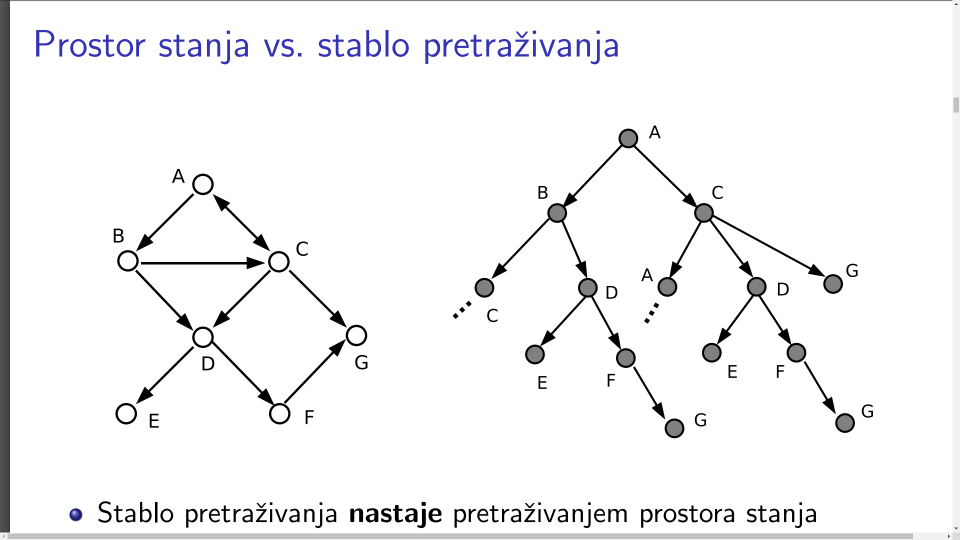
#> input picture stablo.png, 1920 x 1080 px (shown at 1/2 size); the run also reads 1 picture not shown here
$ jupyter execute --allow-errors 'Esej 1..ipynb'
#> lines starting #> are read from the running program, lines starting #| are printed output that depends on the picture
   # <font color='steelblue' size=6px> BFS, DFS i njihova primjena za rješavanje labirinta </font>

<br>

**Kratki uvod:** Ideja ovog eseja je proučiti BFS i DFS algoritme pretraživanja prostora stanja. Pogledat ćemo  njihovu implementaciju, primjer izvođenja na grafu te konkretnu primjenu na problemu rješavanja labirinta.
<br>

**Sadržaj:**
* 1.[Uvod - Općenito o grafovima](#uvod)
* 2.[Pretraživanje prostora stanja](#pps)
    * 2.1 [BFS](#bfs)
    * 2.2 [DFS](#dfs)
* 3.[Primjena BFS i DFS](#labirint)
* 4.[Zaključak](#zakljucak)
* 5.[Literatura](#lit)

## <font color='steelblue' size=5px> 1. Uvod - Općenito o grafovima <a name="uvod"></a> </font>

**Def:** <i>**Jednostavan graf G** sastoji se od nepraznog konačnog skupa skupa V čije
elemente zovemo **vrhovi** i konačnog skupa E različitih parova elemenata V koje
zovemo **bridovi**.</i>

Smatramo da je graf zadan ako su zadani njegovi skupovi vrhova i bridova. Označavamo ga s **G(V,E)**.

**Oznake:**
* U teoremima i definicijama vrhove obično označavamo malim slovima  *u,v*, a bridove slovima *e,f*.
* Brid između vrhova *u* i *v* označavamo sa *e={u,v}* ili *e=uv*.
* U grafovima vrhove označavamo velikim tiskanim slovima A,B,C, ...
<br><br>

**Def:** <i>Za vrhove u i v kažemo da su ***susjedni*** ako postoji brid *e=uv* u tom grafu koji
ih spaja. Za bridove e i f kažemo da su susjedni ako postoji vrh u u tom grafu koji je njima
zajednički.</i>
<br><br>

[cell 1]
import networkx as nx
import pandas as pd
import numpy as np
from collections import deque

import matplotlib.pyplot as plt
from matplotlib.patches import Rectangle
from matplotlib.collections import PatchCollection
plt.rcParams['figure.max_open_warning'] = 200

import copy

[cell 2]
df = pd.DataFrame({'source': ['A', 'B','B','D','F','F','D','I'],
                   'target': ['B','C','D','F','G','H','I','F']})
g1 = nx.Graph()
g1 = nx.from_pandas_edgelist(df)
nx.draw(g1, with_labels=True, node_color="lightgreen", node_shape='o', node_size=600)
plt.show()
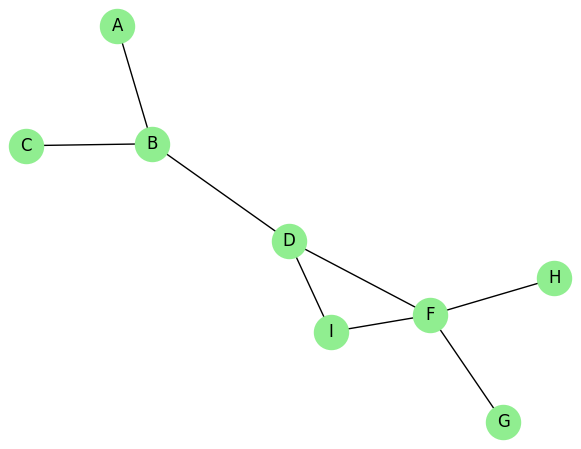
#> figure drawn by matplotlib, 1 panel

        Primjer 1.1: Povezani graf

**Def:** <i>**Put u grafu G** je konačan slijed bridova v1v2,v2v3,…,vn-1vn u kojem su svaka
dva brida susjedna i svi su vrhovi različiti, osim eventualno početni i krajnji. Put možemo
označavati i kao v1 → v2 → v3 → ... → vn.</i>

**Def:** <i>Za graf G kažemo da je **povezan** ako i samo ako postoji put između
svaka dva vrha.</i>
<br><br>

Na primjeru 1.1. vidimo povezani grafa, a u donjem primjeru ćemo vidjeti nepovezanog.

[cell 3]
g1.remove_node('D')
g1.nodes() #ispisuje nam sve vrhove u grafu

[cell 4]
nx.draw_shell(g1, with_labels=True, node_color="skyblue", node_shape='s', node_size=600)
plt.show()
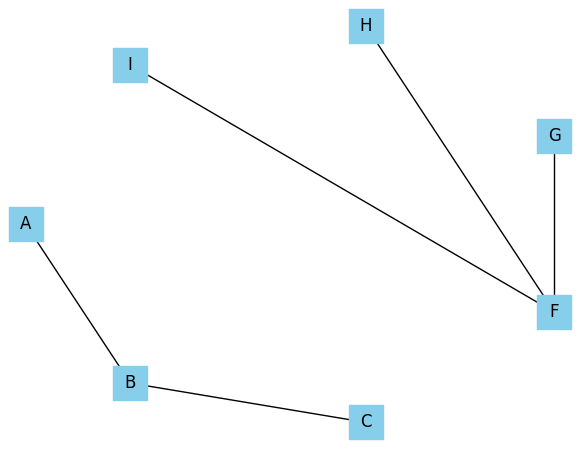
#> figure drawn by matplotlib, 1 panel

      Primjer 1.2: Nepovezani graf

**Def:** *Kažemo da je graf **potpuno povezan** ako su svaka dva vrha u grafu povezana točno jednim bridom.*

[cell 5]
g2=nx.Graph()
nodes2=np.array(['A','B','C','D','E','F','G','H'])
n=nodes2.size
for i in range(0,n,1):
    g2.add_node(nodes2[i])

g2=nx.complete_graph(g2.nodes())

nx.draw(g2, with_labels=True, node_size=600, node_shape='o', node_color="plum")
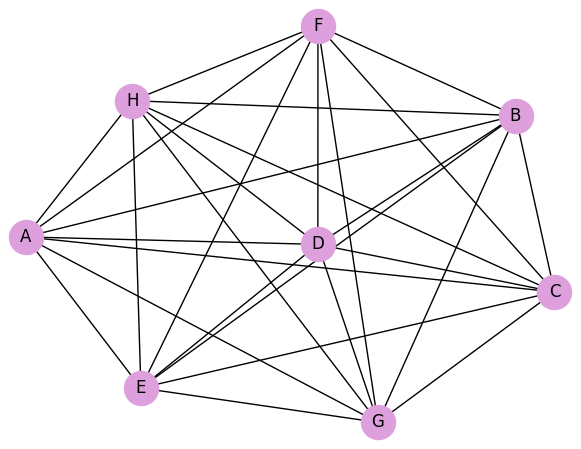
#> figure drawn by matplotlib, 1 panel

        Primjer 1.3: Potpuno povezani graf

**Def:** <i>**Usmjereni graf** ili **digraf** je graf koji ima usmjerene bridove odnosno svakom bridu je pridružen njegov **početni** i **završni** vrh.</i>

[cell 6]
g3=nx.DiGraph()
g3.add_edge('A','B')
g3.add_edge('A','C')
g3.add_edge('D','A')
g3.add_edge('D','E')
g3.add_edge('D','F')
nx.draw_shell(g3, with_labels=True, node_size=600, node_shape='o', node_color="yellow")
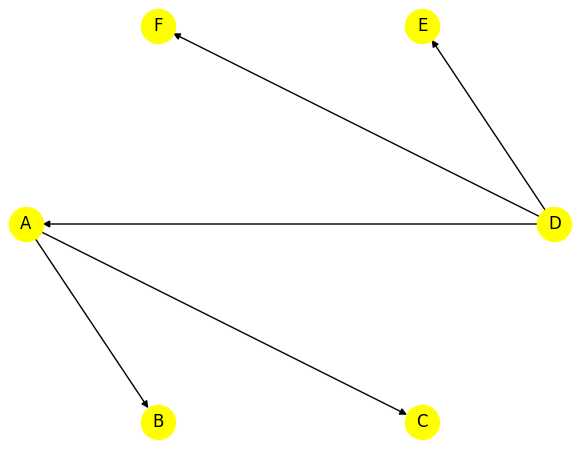
#> figure drawn by matplotlib, 1 panel

    Primjer 1.4: Usmjereni graf

## <font color='steelblue' size=5px>2. Pretraživanje prostora stanja <a name="pps"></a></font>

Mnogo analitičkih problema se danas može riješiti pretraživanjem prostora stanja npr. igre poput sudoku, labirinta, Rubikova kocka,... Imamo neko početno stanje i moramo naći način za doći do završnog stanja. Postavlja se pitanje kakve to veze ima s grafovima?

**Pretraživanje prostora stanja** svodi se na problem pretraživanja usmjerenog grafa. **Vrhovi** grafa predstavljaju **stanja**, dok  **bridovi** predstavljaju **prijelaze među stanjima**.
**Čvor** je struktura koja pohranjuje stanje i još neke podatke (npr.dubinu čvora).
<br><br>
Pretražujući usmjereni graf, postepeno gradimo **stablo pretraživanja**.
Stablo pretraživanja gradimo tako da proširujemo čvorove i na  temelju funkcije sljedbenika, koja nam opisuje prijelaze među stanjima, generiramo njihove sljedbenike.

Redoslijed kojim proširujemo čvorove određuje **strategiju pretraživanja**.

[cell 7]
stablo = plt.imread('stablo.png')
#> stablo is the input picture: shape (1080, 1920, 3) float32; mean R, G, B 0.956, 0.956, 0.959
fig0, ax0 = plt.subplots(figsize=(10,8))
ax0.imshow(stablo[200:950,50:1900])
ax0.set_axis_off()
#fig0
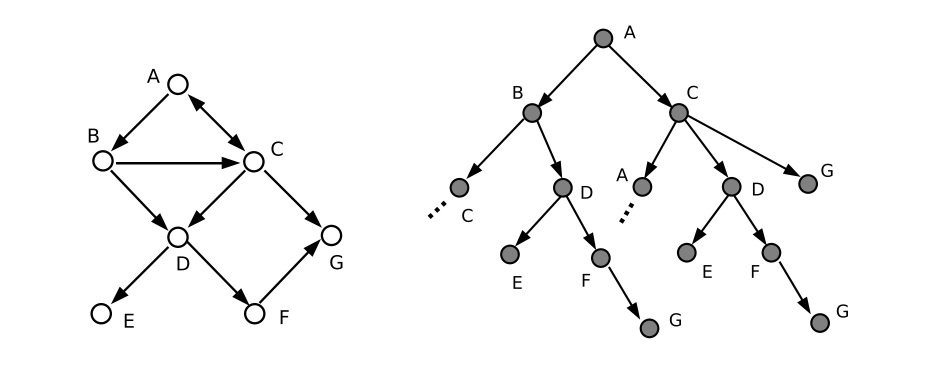
#> shown: shape (750, 1850, 3) float32 (shown at 1/2 size); min 0.00392, max 1, mean 0.97

       Slika 1. Prostor stanja  -->  Stablo pretraživanja

**Vrste pretraživanja:**
* **Slijepo pretraživanje:**
    * Pretraživanje u širinu (Breadth-First Search)
    * Pretraživanje u dubinu (Depth-First Search,)
    * Pretraživanje s jednolikom cijenom (Uniform-Cost Search)
    * Ograničeno pretraživanje u dubinu
    * Dvosmjerno pretraživanje
* **Usmjereno pretraživanje:**
    * A*
    * Pretraživanje "najbolji prvi" (Greedy Best-First Search)
    * Pretraživanje usponom na vrh ( Hill-climbing search)

U nastavku ćemo se baviti samo proučavanjem BFS i DFS algoritama.

### <font color='steelblue' size=5px> 2.1. BFS - Pretraživanje u širinu <a name="bfs"></a> </font>

**Pretraživanje u širinu ili BFS (Breadth-First Search)** je algoritam slijepog pretraživanja koji funkcionira tako da se najprije ispituju svi čvorovi razine d u stablu pretraživanja, a nakon toga se ispituju njihova djeca, odnosno čvorovi razine d+1. Na taj način pretražujemo razinu po razinu grafa.

[cell 8]
alg = plt.imread('BFSandDFS.png')
#> (the rest of the program and of its run is left out)
